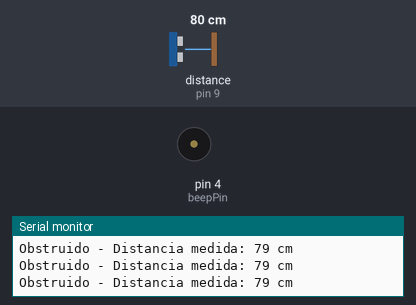
Simulated run of this sketch. Board: Arduino Uno, built with avr-gcc and run on an emulated ATmega328P. Shown: buzzer (waves = sounding, pin HIGH), the last lines printed to the serial monitor. Wiring (inferred from the names in the program): ultrasonic range finder: trigger pin 8; echo pin 9. The test bench sets the inputs (shaded band); at power-on: distance to the obstacle (sensor on pin 9) 80 cm. The echo pulse lasts 58.3 µs per cm; pins used as bus, display or sensor lines are not drawn.

Above: at 1.2 s.
1.3 s: distance to the obstacle (sensor on pin 9) set to 15 cm
4.3 s: distance to the obstacle (sensor on pin 9) set to 12 cm
At 4.8 s:
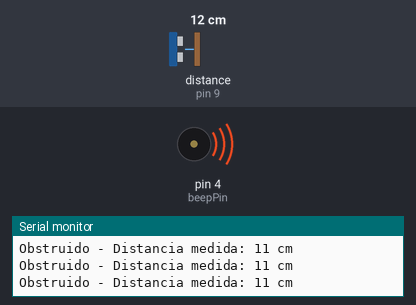
5.8 s: distance to the obstacle (sensor on pin 9) set to 18 cm
At 7.1 s:
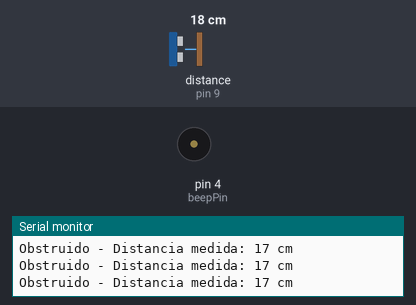
Timing chart, 0 to 8.8 s (numbered marks = the images above; inputs shaded):
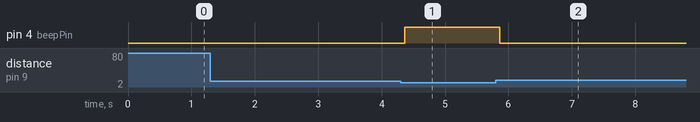

Measured:
- the behaviour switches between 14 and 13 cm on distance to the obstacle (sensor on pin 9) (found by bisection; images 0 and 1)
- after the input at 4.3 s, pin 4 (beepPin): LOW → HIGH after 0.06 s
- after the input at 5.8 s, pin 4 (beepPin): HIGH → LOW after 0.06 s

The sketch:

UltrasomComLed.ino
```cpp
#define echoPin 9
#define trigPin 8
#define beepPin 4

void setup() {
  Serial.begin (9600);
  pinMode(trigPin, OUTPUT);
  pinMode(echoPin, INPUT);
}

void loop() {
  //LÊ o sensor de ultrasom
  int distance=leDistancia();

  if ((distance >= 200) || (distance <= 0))
  {
    Serial.println("Livre");
    digitalWrite(beepPin, 0);
  }
  else {
    Serial.print("Obstruido - Distancia medida: ");
    Serial.print(distance);
    Serial.println(" cm");
    int led=255-(10*distance);
    if(led >255)
    {
      led=255;
    }
    if(led <0)
    {
      led=0;
    }
    analogWrite(beepPin, led);
    delay(10);
  }
}

int leDistancia()
{
  long duration, distance;
  digitalWrite(trigPin, LOW);
  digitalWrite(trigPin, HIGH);
  delayMicroseconds(10);
  digitalWrite(trigPin, LOW);
  duration = pulseIn(echoPin, HIGH);
  distance = (duration/2) / 29.1;
  return distance;
}
```
